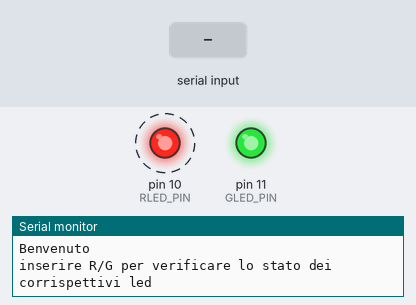
Bench run of a sketch on a simulated Arduino Uno, built with avr-gcc and run on an emulated ATmega328P. Parts: output pins drawn as LEDs (lit = HIGH), the last lines printed to the serial monitor. Dashed ring = blinking. The test bench sets the inputs (shaded band).

Above: at 1.8 s.
1.9 s: "R" received over Serial
At 3.6 s:
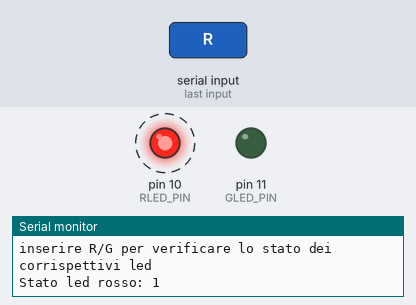
4.9 s: "L" received over Serial
7.9 s: "1" received over Serial
Timing chart, 0 to 16.9 s (numbered marks = the images above; inputs shaded):
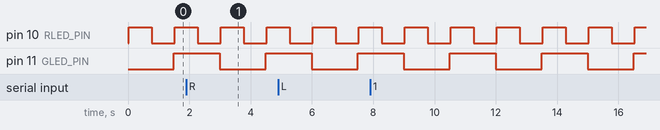

Measured:
- by itself, pin 10 (RLED_PIN): alternates HIGH for 0.75 s and LOW for 0.75 s
- by itself, pin 11 (GLED_PIN): alternates HIGH for 1.5 s and LOW for 1.5 s

The sketch:

lab1_es2.ino
```cpp
#include <TimerOne.h>
const int RLED_PIN = 10;
const int GLED_PIN = 11;

const float R_HALF_PERIOD = 0.75;
const float G_HALF_PERIOD = 1.5;

int greenLedState = LOW;
int redLedState = LOW;
void setup() {
  // put your setup code here, to run once:
  pinMode(RLED_PIN, OUTPUT);
  pinMode(GLED_PIN, OUTPUT);
  Timer1.initialize(G_HALF_PERIOD * 1e06);
  Timer1.attachInterrupt(blinkGreen);
  Serial.begin(9600);
  while (!Serial);
  Serial.println("Lab 1.2 Starting");
  Serial.println("Benvenuto");
  Serial.println("inserire R/G per verificare lo stato dei corrispettivi led");
}

void blinkGreen() {
  greenLedState = !greenLedState;
  digitalWrite(GLED_PIN, greenLedState);
}

void serialPrintStatus() {
  if (Serial.available() > 0) {
    int inByte = Serial.read();
    if (inByte == 'R') {
      Serial.print("Stato led rosso: ");
      Serial.println(redLedState);
    }
    else if (inByte == 'L') {
      Serial.print("Stato led green ");
      Serial.println(greenLedState);
    }
    else {
      //Serial.println("Errore carattere non valido");
      char strBuf[50];
      sprintf(strBuf, "Carattere %c non valido", (char)inByte);
      Serial.println(strBuf);
    }
    Serial.read();
  }
}
void loop() {
  // put your main code here, to run repeatedly:
  redLedState  = !redLedState;
  digitalWrite(RLED_PIN, redLedState);
  delay(R_HALF_PERIOD * 1e03);
  serialPrintStatus();
}
```
